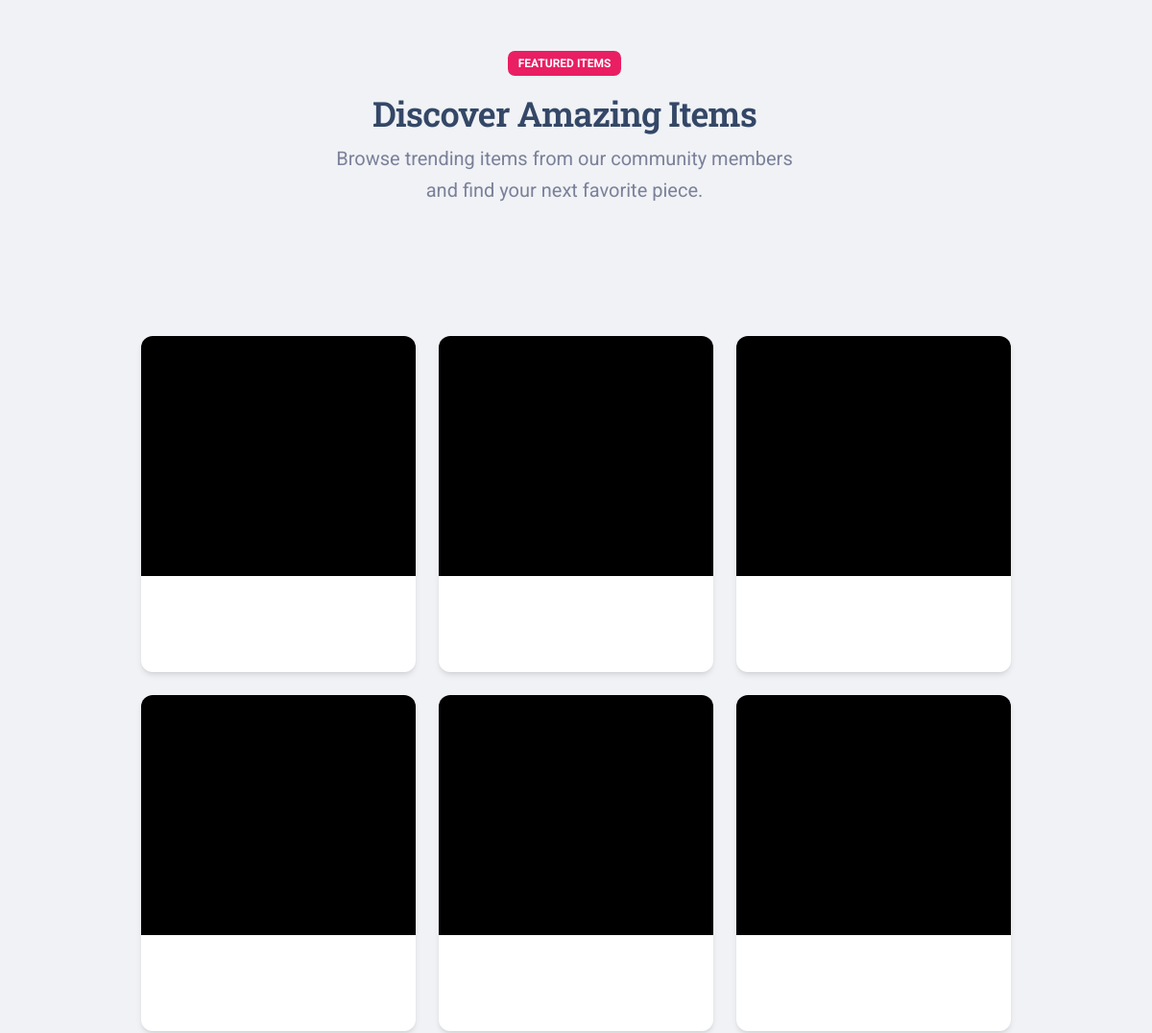
Before: / (middle part) with the older database file.
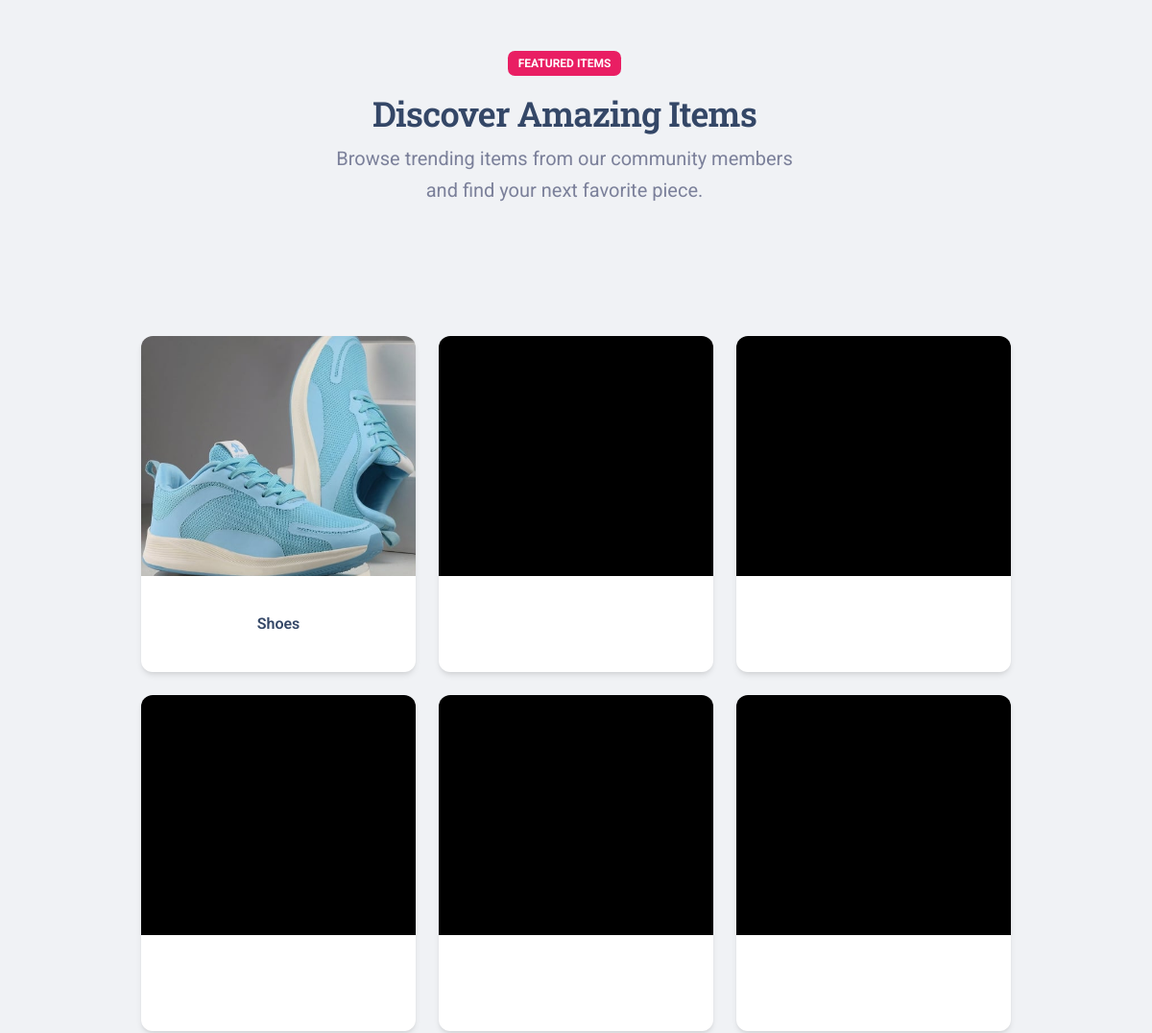
After: the same page with the newer database file.
### models/item.py (models this page shows, shortened)
class Item(db.Model):
    __tablename__ = 'items'
    id = db.Column(db.Integer, primary_key=True)
    title = db.Column(db.String(100), nullable=False)
    description = db.Column(db.Text, nullable=True)
    category = db.Column(db.String(50), nullable=False)  # e.g., 'shirt', 'pants', 'dress', 'shoes'
    size = db.Column(db.String(20), nullable=False)  # e.g., 'S', 'M', 'L', 'XL', '32', '34'
    condition = db.Column(db.String(20), nullable=False)  # e.g., 'excellent', 'good', 'fair'
    color = db.Column(db.String(30), nullable=True)
    brand = db.Column(db.String(50), nullable=True)
    quantity = db.Column(db.Integer, default=1, nullable=False)
    status = db.Column(db.String(20), default='available', nullable=False)  # 'available', 'pending', 'exchanged', 'removed'
    is_active = db.Column(db.Boolean, default=True, nullable=False)
    moderation_status = db.Column(db.String(20), default='pending', nullable=False)  # 'pending', 'approved', 'rejected'
    moderation_notes = db.Column(db.Text, nullable=True)  # Admin notes for rejection or approval
    moderated_by = db.Column(db.Integer, db.ForeignKey('users.id'), nullable=True)  # Admin who moderated
    moderated_at = db.Column(db.DateTime, nullable=True)  # When moderation occurred
    points_required = db.Column(db.Integer, nullable=False)
    media_filename = db.Column(db.String(100), nullable=True)  # Store filename only
    media_type = db.Column(db.String(10), nullable=True)  # 'image' or 'video'
    user_id = db.Column(db.Integer, db.ForeignKey('users.id'), nullable=False)
    user = db.relationship('User', foreign_keys=[user_id], backref=db.backref('items', lazy=True, cascade='all, delete-orphan'))
    moderator = db.relationship('User', foreign_keys=[moderated_by], backref=db.backref('moderated_items', lazy=True))
    created_at = db.Column(db.DateTime, default=datetime.utcnow, nullable=False)
    updated_at = db.Column(db.DateTime, default=datetime.utcnow, onupdate=datetime.utcnow, nullable=False)

### controllers/Landing Page/routes.py (the view)
@blueprint.route('/')
def home():
    featured_items = Item.query.filter_by(
        moderation_status='approved',
        status='available'
    ).order_by(Item.created_at.desc()).limit(6).all()
    return render_template('home/index.html', segment='index', featured_items=featured_items)

### __init__.py (called while the page is built)
def configure_database(app):
    @app.before_request
    def initialize_database():
        try:
            db.create_all()
        except Exception as e:
            print('> Error: DBMS Exception: ' + str(e) )
            basedir = os.path.abspath(os.path.dirname(__file__))
            app.config['SQLALCHEMY_DATABASE_URI'] = 'sqlite:///' + os.path.join(basedir, 'db.sqlite3')
            print('> Fallback to SQLite ')
            db.create_all()
    @app.teardown_request
    def shutdown_session(exception=None):
        db.session.remove()

### templates/home/index.html (shortened to what this page needs)
<!DOCTYPE html>
<html lang="en" itemscope itemtype="http://schema.org/WebPage">
<head>
  <link href="/static/assets/css/nucleo-icons.css" rel="stylesheet" />
  <link href="/static/assets/css/nucleo-svg.css" rel="stylesheet" />
  <link id="pagestyle" href="/static/assets/css/material-kit.css?v=3.0.0" rel="stylesheet" />
</head>
<body class="presentation-page bg-gray-200">
</body>
<section class="py-5" id="featured-items">
  <div class="container">
    <div class="row">
      <div class="row text-center my-sm-5 mt-5">
        <div class="col-lg-6 mx-auto">
          <span class="badge bg-primary mb-3">Featured Items</span>
          <h2 class="">Discover Amazing Items</h2>
          <p class="lead">Browse trending items from our community members <br /> and find your next favorite piece. </p>
        </div>
      </div>
    </div>
  </div>
  <div class="container mt-5">
    <div class="row justify-content-center">
      <div class="col-lg-10">
        <div class="row mt-4">
          <div class="col-lg-4 col-md-6 mb-4">
            {% set featured_item_1 = featured_items[0] if featured_items and featured_items|length > 0 else None %}
            <a href="{{ url_for('user.browse_items', category=featured_item_1.category) if featured_item_1 else url_for('user.browse_items') }}">
              <div class="card move-on-hover" style="height: 350px;">
                {% if featured_item_1 %}
                  <img class="w-100" style="height: 250px; object-fit: cover;"
                    src="/static/uploads/items/{{ featured_item_1.media_filename }}"
                    alt="{{ featured_item_1.title }}">
                  <div class="card-body d-flex align-items-center justify-content-center">
                    <h6 class="mb-0 text-center">{{ featured_item_1.category.title() }}</h6>
                  </div>
                {% else %}
                  <div class="w-100" style="height: 250px; background-color: #000;"></div>
                  <div class="card-body d-flex align-items-center justify-content-center">
                  </div>
                {% endif %}
              </div>
            </a>
          </div>
          <div class="col-lg-4 col-md-6 mb-4">
            {% set featured_item_2 = featured_items[1] if featured_items and featured_items|length > 1 else None %}
            <a href="{{ url_for('user.browse_items', category=featured_item_2.category) if featured_item_2 else url_for('user.browse_items') }}">
              <div class="card move-on-hover" style="height: 350px;">
                {% if featured_item_2 %}
                  <img class="w-100" style="height: 250px; object-fit: cover;"
                    src="/static/uploads/items/{{ featured_item_2.media_filename }}"
                    alt="{{ featured_item_2.title }}">
                  <div class="card-body d-flex align-items-center justify-content-center">
                    <h6 class="mb-0 text-center">{{ featured_item_2.category.title() }}</h6>
                  </div>
                {% else %}
                  <div class="w-100" style="height: 250px; background-color: #000;"></div>
                  <div class="card-body d-flex align-items-center justify-content-center">
                  </div>
                {% endif %}
              </div>
            </a>
          </div>
          <div class="col-lg-4 col-md-6 mb-4">
            {% set featured_item_3 = featured_items[2] if featured_items and featured_items|length > 2 else None %}
            <a href="{{ url_for('user.browse_items', category=featured_item_3.category) if featured_item_3 else url_for('user.browse_items') }}">
              <div class="card move-on-hover" style="height: 350px;">
                {% if featured_item_3 %}
                  <img class="w-100" style="height: 250px; object-fit: cover;"
                    src="/static/uploads/items/{{ featured_item_3.media_filename }}"
                    alt="{{ featured_item_3.title }}">
                  <div class="card-body d-flex align-items-center justify-content-center">
                    <h6 class="mb-0 text-center">{{ featured_item_3.category.title() }}</h6>
                  </div>
                {% else %}
                  <div class="w-100" style="height: 250px; background-color: #000;"></div>
                  <div class="card-body d-flex align-items-center justify-content-center">
                  </div>
                {% endif %}
              </div>
            </a>
          </div>
        </div>
        <div class="row">
          <div class="col-lg-4 col-md-6 mb-4">
            {% set featured_item_4 = featured_items[3] if featured_items and featured_items|length > 3 else None %}
            <a href="{{ url_for('user.browse_items', category=featured_item_4.category) if featured_item_4 else url_for('user.browse_items') }}">
              <div class="card move-on-hover" style="height: 350px;">
                {% if featured_item_4 %}
                  <img class="w-100" style="height: 250px; object-fit: cover;"
                    src="/static/uploads/items/{{ featured_item_4.media_filename }}"
                    alt="{{ featured_item_4.title }}">
                  <div class="card-body d-flex align-items-center justify-content-center">
                    <h6 class="mb-0 text-center">{{ featured_item_4.category.title() }}</h6>
                  </div>
                {% else %}
                  <div class="w-100" style="height: 250px; background-color: #000;"></div>
                  <div class="card-body d-flex align-items-center justify-content-center">
                  </div>
                {% endif %}
              </div>
            </a>
          </div>
          <div class="col-lg-4 col-md-6 mb-4">
            {% set featured_item_5 = featured_items[4] if featured_items and featured_items|length > 4 else None %}
            <a href="{{ url_for('user.browse_items', category=featured_item_5.category) if featured_item_5 else url_for('user.browse_items') }}">
              <div class="card move-on-hover" style="height: 350px;">
                {% if featured_item_5 %}
                  <img class="w-100" style="height: 250px; object-fit: cover;"
                    src="/static/uploads/items/{{ featured_item_5.media_filename }}"
                    alt="{{ featured_item_5.title }}">
                  <div class="card-body d-flex align-items-center justify-content-center">
                    <h6 class="mb-0 text-center">{{ featured_item_5.category.title() }}</h6>
                  </div>
                {% else %}
                  <div class="w-100" style="height: 250px; background-color: #000;"></div>
                  <div class="card-body d-flex align-items-center justify-content-center">
                  </div>
                {% endif %}
              </div>
            </a>
          </div>
          <div class="col-lg-4 col-md-6 mb-4">
            {% set featured_item_6 = featured_items[5] if featured_items and featured_items|length > 5 else None %}
            <a href="{{ url_for('user.browse_items', category=featured_item_6.category) if featured_item_6 else url_for('user.browse_items') }}">
              <div class="card move-on-hover" style="height: 350px;">
                {% if featured_item_6 %}
                  <img class="w-100" style="height: 250px; object-fit: cover;"
                    src="/static/uploads/items/{{ featured_item_6.media_filename }}"
                    alt="{{ featured_item_6.title }}">
                  <div class="card-body d-flex align-items-center justify-content-center">
                    <h6 class="mb-0 text-center">{{ featured_item_6.category.title() }}</h6>
                  </div>
                {% else %}
                  <div class="w-100" style="height: 250px; background-color: #000;"></div>
                  <div class="card-body d-flex align-items-center justify-content-center">
                  </div>
                {% endif %}
              </div>
            </a>
          </div>
        </div>
      </div>
    </div>
  </div>
</section>
</body>
</html>

Changed rows visible on the page:
added Item: media_filename (picture), category "Shoes"
